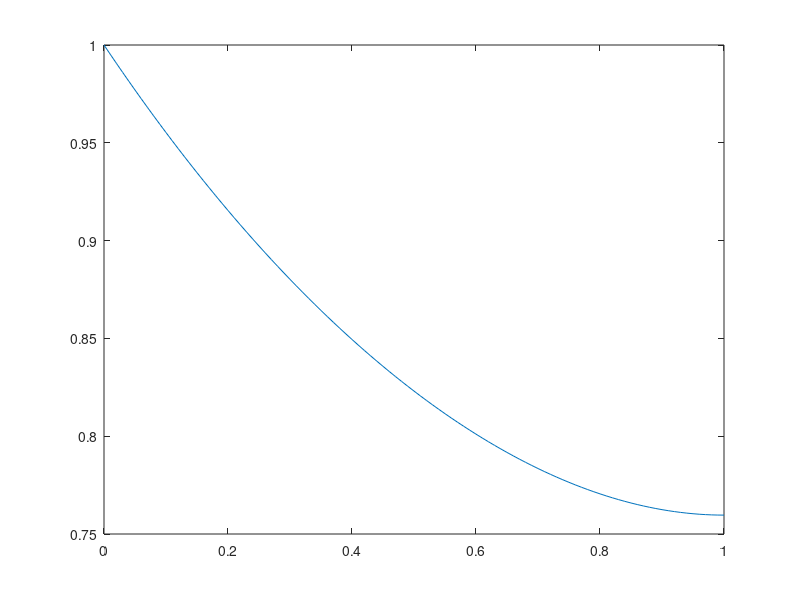

Write the MATLAB code that produced this figure.
% finite difference method

% define grid
N = 100;
x = (0:N) / N;
h = 1 / N;

% velocity, diffusivity, reaction
v = 1;
D = 1;
k = 1;

% set up equations
A = zeros(N + 1, N + 1);
c = ones(N + 1, 1);
delta_c = ones(N + 1, 1);

for i = 2 : N
    A(i, i + 1) = v / 2 / h - D / h / h;
    A(i, i - 1) = -(v / 2 / h + D / h / h);
    A(i, i) = 2 * D / h / h;
end

% Neumann BC
A(N + 1, N) = -2 * D / h / h;
A(N + 1, N + 1) = 2 * D / h / h;

num_ites = 0;

while norm(delta_c, 1) > 1e-6
    num_ites = num_ites + 1;
    
    % Jacobian and Residual
    R = A * c + k * c .* c;
    J = A + diag(2 * k * c);
    
    % fixed BC
    J(1, 1) = 1;
    R(1) = c(1) - 1;
    
    % update c
    delta_c = -J \ R;
    c = c + delta_c;
    
    if norm(c, 1) > 1e10
        c = c * 0;
        break;
    end
end

if norm(c, 1) == 0
    disp('Diverged.')
else
    disp(['Converged. #iterations: ', num2str(num_ites)]);
end

plot(x, c);